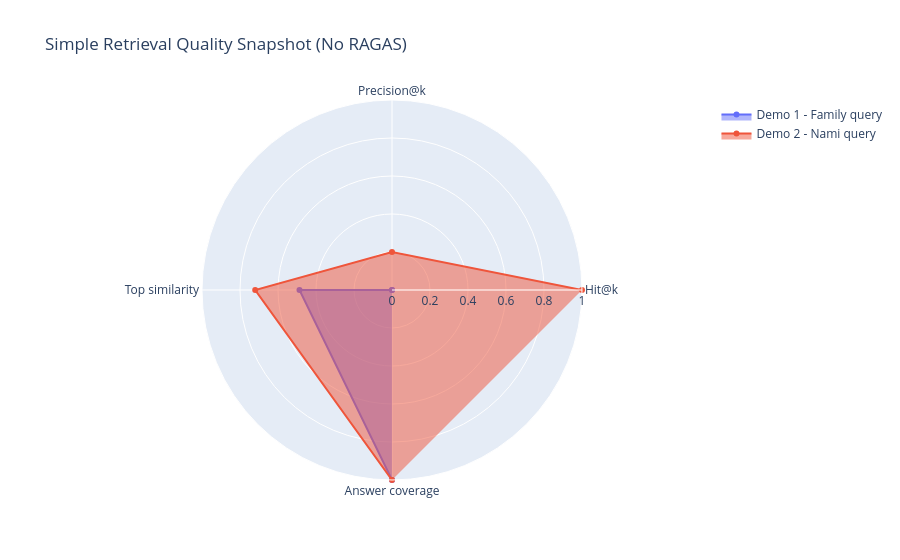

The notebook cell saved with this chart:
### Code cell
# Radar chart from simple evaluation
plot_df = simple_eval_df.copy()
metrics = ['Hit@k', 'Precision@k', 'Top similarity', 'Answer coverage']

fig = go.Figure()
for _, row in plot_df.iterrows():
    values = [float(row[m]) for m in metrics]
    fig.add_trace(go.Scatterpolar(
        r=values,
        theta=metrics,
        fill='toself',
        name=row['Scenario']
    ))

fig.update_layout(
    polar=dict(radialaxis=dict(visible=True, range=[0, 1])),
    title='Simple Retrieval Quality Snapshot (No RAGAS)',
    showlegend=True
)
fig.show()

### Figure 1 — Plotly figure (JSON) as saved in the notebook; plotly's stock layout.template omitted (floating-point values rounded to 4 significant figures)
{"data": [{"fill": "toself", "name": "Demo 1 - Family query", "r": [0, 0, 0.487, 1], "theta": ["Hit@k", "Precision@k", "Top similarity", "Answer coverage"], "type": "scatterpolar"}, {"fill": "toself", "name": "Demo 2 - Nami query", "r": [1, 0.2, 0.72, 1], "theta": ["Hit@k", "Precision@k", "Top similarity", "Answer coverage"], "type": "scatterpolar"}], "layout": {"polar": {"radialaxis": {"range": [0, 1], "visible": true}}, "showlegend": true, "title": {"text": "Simple Retrieval Quality Snapshot (No RAGAS)"}}}
